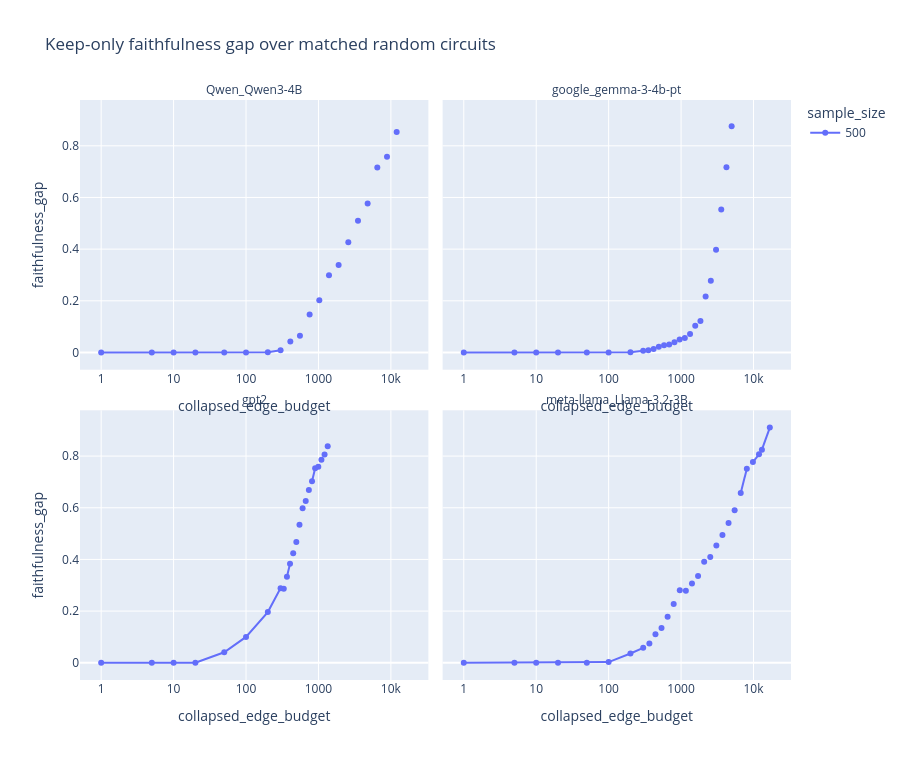

Here is the notebook cell this chart was saved with:
### Markdown cell above
## Random Baseline Gap

Positive `faithfulness_gap` means the ranked EAP circuit outperforms matched random keep-only circuits.

### Code cell
keep_top = eval_df[eval_df["mode"] == "keep_top"].copy()
keep_random = (
    eval_df[eval_df["mode"] == "keep_random"]
    .groupby(["model_dir", "sample_size", "seed", "collapsed_edge_budget"], as_index=False, observed=False)[metric_cols]
    .mean()
)
keep_gap = keep_top.merge(
    keep_random,
    on=["model_dir", "sample_size", "seed", "collapsed_edge_budget"],
    suffixes=("_top", "_random"),
)
if not keep_gap.empty:
    keep_gap["faithfulness_gap"] = keep_gap["faithfulness_mean_top"] - keep_gap["faithfulness_mean_random"]
    keep_gap["accuracy_gap"] = keep_gap["accuracy_mean_top"] - keep_gap["accuracy_mean_random"]
    display(keep_gap.sort_values(["model_dir", "sample_size", "seed", "collapsed_edge_budget"]).head(20))
    gap_curve = apply_model_order(
        keep_gap.groupby(["model_dir", "sample_size", "collapsed_edge_budget"], as_index=False, observed=False)["faithfulness_gap"].mean(),
        MODEL_ORDER,
    )
    gap_plot_df = ensure_model_panels(
        gap_curve,
        MODEL_ORDER,
        {"collapsed_edge_budget": np.nan, "faithfulness_gap": np.nan, "sample_size": np.nan},
    )
    fig = px.line(
        gap_plot_df,
        x="collapsed_edge_budget",
        y="faithfulness_gap",
        color="sample_size",
        facet_col="model_dir",
        facet_col_wrap=MODEL_FACET_WRAP,
        markers=True,
        log_x=True,
        category_orders={"model_dir": MODEL_ORDER},
        title="Keep-only faithfulness gap over matched random circuits",
    )
    fig = finalize_model_facets(fig, gap_plot_df, MODEL_ORDER, "No keep-vs-random gap data", height=760)
    fig.update_xaxes(matches=None, showticklabels=True, title_text="collapsed_edge_budget")
    fig.show()

### Figure 1 — Plotly figure (JSON) as saved in the notebook; plotly's stock layout.template omitted (floating-point values rounded to 4 significant figures)
{"data": [{"hovertemplate": "sample_size=500<br>model_dir=Qwen_Qwen3-4B<br>collapsed_edge_budget=%{x}<br>faithfulness_gap=%{y}<extra></extra>", "legendgroup": "500", "line": {"color": "#636efa", "dash": "solid"}, "marker": {"symbol": "circle"}, "mode": "lines+markers", "name": "500", "orientation": "v", "showlegend": true, "type": "scatter", "x": [1, 5, 10, 20, 50, 100, 200, 300, 332, 354, 365, 367, 405, 409, 418, 443, 448, 493, 495, 537, 547, 555, 582, 604, 652, 667, 686, 737, 755, 791, 810, 815, 900, 955, 960, 995, 1027, 1099, 1127, 1165, 1214, 1330, 1342, 1397, 1414, 1569, 1717, 1851, 1899, 2084, 2184, 2529, 2576, 2583, 3040, 3070, 3513, 3586, 3726, 4231, 4523, 4777, 4992, 5490, 6497, 6664, 8089, 8836, 9818, 11917, 12017, 13068, 16806], "xaxis": "x3", "y": [0.0, -2.373e-08, 0.0, 0.0, 4.558e-07, -1.309e-05, 0.001279, 0.008306, NaN, NaN, NaN, NaN, NaN, 0.04278, NaN, NaN, NaN, NaN, NaN, NaN, NaN, 0.06427, NaN, NaN, NaN, NaN, NaN, NaN, 0.1471, NaN, NaN, NaN, NaN, NaN, NaN, NaN, 0.2018, NaN, NaN, NaN, NaN, NaN, NaN, 0.2989, NaN, NaN, NaN, NaN, 0.3384, NaN, NaN, NaN, NaN, 0.4266, NaN, NaN, 0.5096, NaN, NaN, NaN, NaN, 0.5766, NaN, NaN, 0.7162, NaN, NaN, 0.7575, NaN, NaN, 0.8537, NaN, NaN], "yaxis": "y3"}, {"hovertemplate": "sample_size=500<br>model_dir=google_gemma-3-4b-pt<br>collapsed_edge_budget=%{x}<br>faithfulness_gap=%{y}<extra></extra>", "legendgroup": "500", "line": {"color": "#636efa", "dash": "solid"}, "marker": {"symbol": "circle"}, "mode": "lines+markers", "name": "500", "orientation": "v", "showlegend": false, "type": "scatter", "x": [1, 5, 10, 20, 50, 100, 200, 300, 332, 354, 365, 367, 405, 409, 418, 443, 448, 493, 495, 537, 547, 555, 582, 604, 652, 667, 686, 737, 755, 791, 810, 815, 900, 955, 960, 995, 1027, 1099, 1127, 1165, 1214, 1330, 1342, 1397, 1414, 1569, 1717, 1851, 1899, 2084, 2184, 2529, 2576, 2583, 3040, 3070, 3513, 3586, 3726, 4231, 4523, 4777, 4992, 5490, 6497, 6664, 8089, 8836, 9818, 11917, 12017, 13068, 16806], "xaxis": "x4", "y": [0.0, 0.0, -3.865e-09, -3.465e-09, 6.052e-07, -1.394e-06, 0.0004481, 0.006661, NaN, 0.008613, NaN, NaN, NaN, NaN, 0.01311, NaN, NaN, 0.02242, NaN, NaN, NaN, NaN, 0.02766, NaN, NaN, NaN, 0.03101, NaN, NaN, NaN, 0.03913, NaN, NaN, 0.04995, NaN, NaN, NaN, NaN, 0.05638, NaN, NaN, 0.07178, NaN, NaN, NaN, 0.1033, NaN, 0.1219, NaN, NaN, 0.2171, NaN, 0.2778, NaN, 0.3979, NaN, NaN, 0.5536, NaN, 0.7167, NaN, NaN, 0.8759, NaN, NaN, NaN, NaN, NaN, NaN, NaN, NaN, NaN, NaN], "yaxis": "y4"}, {"hovertemplate": "sample_size=500<br>model_dir=gpt2<br>collapsed_edge_budget=%{x}<br>faithfulness_gap=%{y}<extra></extra>", "legendgroup": "500", "line": {"color": "#636efa", "dash": "solid"}, "marker": {"symbol": "circle"}, "mode": "lines+markers", "name": "500", "orientation": "v", "showlegend": false, "type": "scatter", "x": [1, 5, 10, 20, 50, 100, 200, 300, 332, 354, 365, 367, 405, 409, 418, 443, 448, 493, 495, 537, 547, 555, 582, 604, 652, 667, 686, 737, 755, 791, 810, 815, 900, 955, 960, 995, 1027, 1099, 1127, 1165, 1214, 1330, 1342, 1397, 1414, 1569, 1717, 1851, 1899, 2084, 2184, 2529, 2576, 2583, 3040, 3070, 3513, 3586, 3726, 4231, 4523, 4777, 4992, 5490, 6497, 6664, 8089, 8836, 9818, 11917, 12017, 13068, 16806], "xaxis": "x", "y": [0.0, 0.0, 1.684e-10, -1.044e-09, 0.04068, 0.09995, 0.1962, 0.2889, 0.2866, NaN, NaN, 0.3326, 0.3829, NaN, NaN, NaN, 0.4238, NaN, 0.4678, NaN, 0.5341, NaN, NaN, 0.5978, NaN, 0.6265, NaN, 0.669, NaN, NaN, NaN, 0.7029, 0.7526, NaN, NaN, 0.7583, NaN, 0.7858, NaN, NaN, 0.8059, NaN, 0.8383, NaN, NaN, NaN, NaN, NaN, NaN, NaN, NaN, NaN, NaN, NaN, NaN, NaN, NaN, NaN, NaN, NaN, NaN, NaN, NaN, NaN, NaN, NaN, NaN, NaN, NaN, NaN, NaN, NaN, NaN], "yaxis": "y"}, {"hovertemplate": "sample_size=500<br>model_dir=meta-llama_Llama-3.2-3B<br>collapsed_edge_budget=%{x}<br>faithfulness_gap=%{y}<extra></extra>", "legendgroup": "500", "line": {"color": "#636efa", "dash": "solid"}, "marker": {"symbol": "circle"}, "mode": "lines+markers", "name": "500", "orientation": "v", "showlegend": false, "type": "scatter", "x": [1, 5, 10, 20, 50, 100, 200, 300, 332, 354, 365, 367, 405, 409, 418, 443, 448, 493, 495, 537, 547, 555, 582, 604, 652, 667, 686, 737, 755, 791, 810, 815, 900, 955, 960, 995, 1027, 1099, 1127, 1165, 1214, 1330, 1342, 1397, 1414, 1569, 1717, 1851, 1899, 2084, 2184, 2529, 2576, 2583, 3040, 3070, 3513, 3586, 3726, 4231, 4523, 4777, 4992, 5490, 6497, 6664, 8089, 8836, 9818, 11917, 12017, 13068, 16806], "xaxis": "x2", "y": [0.0, 0.0, -2.863e-10, -8.323e-10, -4.539e-10, 0.002658, 0.036, 0.0577, NaN, NaN, 0.075, NaN, NaN, NaN, NaN, 0.1105, NaN, NaN, NaN, 0.1346, NaN, NaN, NaN, NaN, 0.1781, NaN, NaN, NaN, NaN, 0.2278, NaN, NaN, NaN, NaN, 0.2804, NaN, NaN, NaN, NaN, 0.2789, NaN, NaN, NaN, NaN, 0.3064, NaN, 0.3361, NaN, NaN, 0.3909, NaN, 0.4091, NaN, NaN, NaN, 0.4535, NaN, NaN, 0.4944, NaN, 0.541, NaN, NaN, 0.5901, NaN, 0.6569, 0.7511, NaN, 0.7769, 0.8071, NaN, 0.8249, 0.9105], "yaxis": "y2"}], "layout": {"annotations": [{"font": {}, "showarrow": false, "text": "gpt2", "x": 0.245, "xanchor": "center", "xref": "paper", "y": 0.465, "yanchor": "bottom", "yref": "paper"}, {"font": {}, "showarrow": false, "text": "meta-llama_Llama-3.2-3B", "x": 0.755, "xanchor": "center", "xref": "paper", "y": 0.465, "yanchor": "bottom", "yref": "paper"}, {"font": {}, "showarrow": false, "text": "Qwen_Qwen3-4B", "x": 0.245, "xanchor": "center", "xref": "paper", "y": 1.0, "yanchor": "bottom", "yref": "paper"}, {"font": {}, "showarrow": false, "text": "google_gemma-3-4b-pt", "x": 0.755, "xanchor": "center", "xref": "paper", "y": 1.0, "yanchor": "bottom", "yref": "paper"}], "height": 760, "legend": {"title": {"text": "sample_size"}, "tracegroupgap": 0}, "title": {"text": "Keep-only faithfulness gap over matched random circuits"}, "xaxis": {"anchor": "y", "domain": [0, 0.49], "showticklabels": true, "title": {"text": "collapsed_edge_budget"}, "type": "log"}, "xaxis2": {"anchor": "y2", "domain": [0.51, 1], "showticklabels": true, "title": {"text": "collapsed_edge_budget"}, "type": "log"}, "xaxis3": {"anchor": "y3", "domain": [0, 0.49], "showticklabels": true, "title": {"text": "collapsed_edge_budget"}, "type": "log"}, "xaxis4": {"anchor": "y4", "domain": [0.51, 1], "showticklabels": true, "title": {"text": "collapsed_edge_budget"}, "type": "log"}, "yaxis": {"anchor": "x", "domain": [0, 0.465], "title": {"text": "faithfulness_gap"}}, "yaxis2": {"anchor": "x2", "domain": [0, 0.465], "matches": "y", "showticklabels": false}, "yaxis3": {"anchor": "x3", "domain": [0.535, 1.0], "matches": "y", "title": {"text": "faithfulness_gap"}}, "yaxis4": {"anchor": "x4", "domain": [0.535, 1.0], "matches": "y", "showticklabels": false}}}
